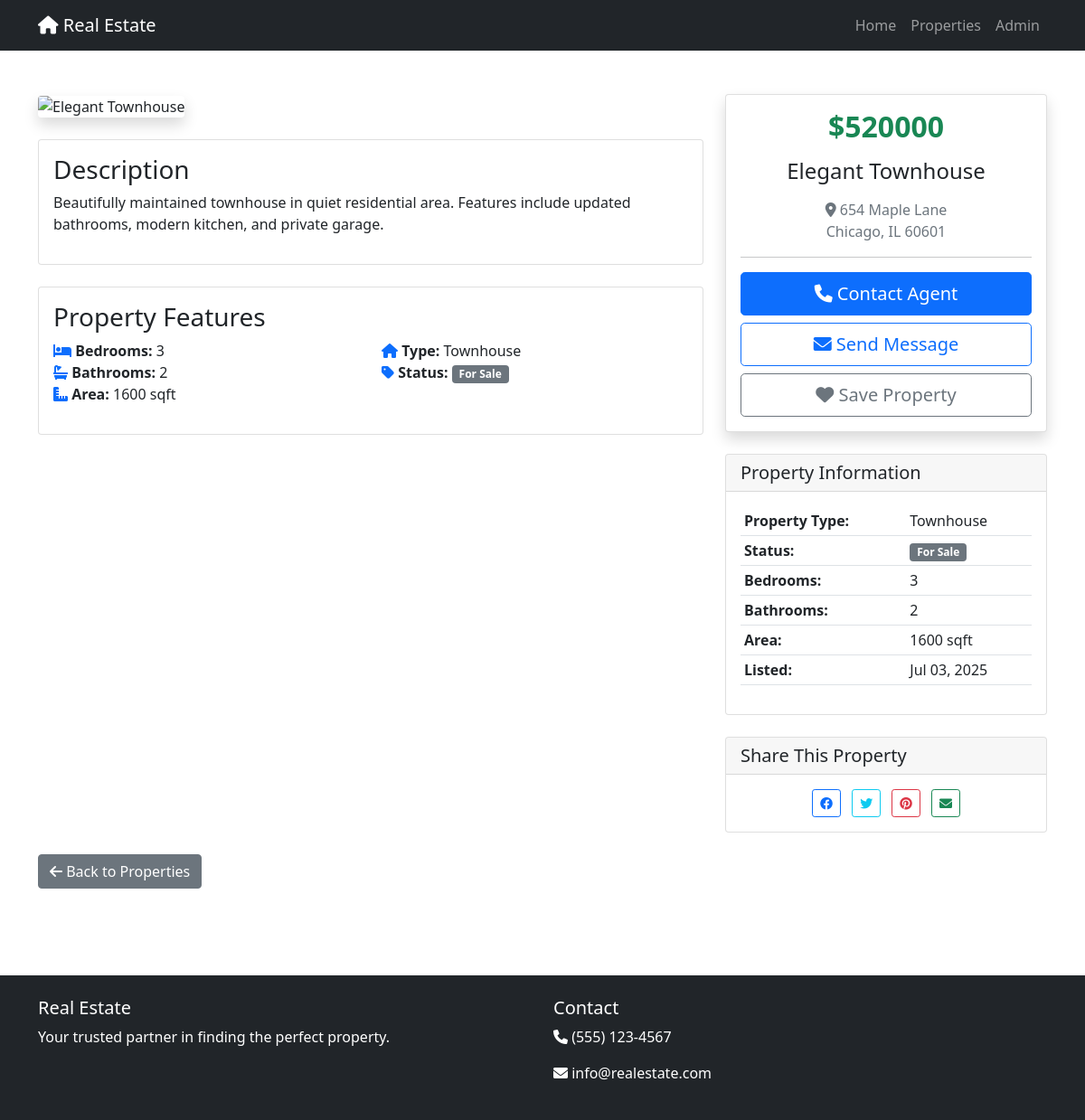
Screenshot of /property/5/ with the database file from the repository.
### properties/models.py (models this page shows, shortened)
class Property(models.Model):
    PROPERTY_TYPES = [
        ('house', 'House'),
        ('apartment', 'Apartment'),
        ('condo', 'Condo'),
        ('townhouse', 'Townhouse'),
        ('villa', 'Villa'),
    ]
    STATUS_CHOICES = [
        ('for_sale', 'For Sale'),
        ('for_rent', 'For Rent'),
        ('sold', 'Sold'),
        ('rented', 'Rented'),
    ]
    title = models.CharField(max_length=200)
    description = models.TextField()
    property_type = models.CharField(max_length=20, choices=PROPERTY_TYPES)
    status = models.CharField(max_length=20, choices=STATUS_CHOICES, default='for_sale')
    price = models.DecimalField(max_digits=12, decimal_places=2)
    bedrooms = models.PositiveIntegerField()
    bathrooms = models.PositiveIntegerField()
    area = models.PositiveIntegerField(help_text='Area in square feet')
    address = models.CharField(max_length=300)
    city = models.CharField(max_length=100)
    state = models.CharField(max_length=100)
    zip_code = models.CharField(max_length=10)
    image = models.ImageField(upload_to='property_images/', blank=True, null=True)
    created_at = models.DateTimeField(auto_now_add=True)
    updated_at = models.DateTimeField(auto_now=True)
    class Meta:
        verbose_name_plural = 'Properties'
        ordering = ['-created_at']

### properties/views.py (the view)
# urls.py: path('property/<int:pk>/', views.property_detail, name='property_detail'),
def property_detail(request, pk):
    property = get_object_or_404(Property, pk=pk)
    context = {
        'property': property,
    }
    return render(request, 'properties/property_detail.html', context)

### properties/templates/properties/property_detail.html (shortened to what this page needs)
{% extends 'properties/base.html' %}
{% block content %}
<div class="container py-5">
    <div class="row">
        <div class="col-lg-8">
            <div class="mb-4">
                {% if property.image %}
                    <img src="{{ property.image.url }}" class="img-fluid rounded shadow" alt="{{ property.title }}">
                {% else %}
                    <img src="https://images.unsplash.com/photo-1570129477492-45c003edd2be?ixlib=rb-4.0.3&auto=format&fit=crop&w=800&q=80"
                         class="img-fluid rounded shadow" alt="{{ property.title }}">
                {% endif %}
            </div>
            <div class="card mb-4">
                <div class="card-body">
                    <h3>Description</h3>
                    <p>{{ property.description }}</p>
                </div>
            </div>
            <div class="card mb-4">
                <div class="card-body">
                    <h3>Property Features</h3>
                    <div class="row">
                        <div class="col-md-6">
                            <ul class="list-unstyled">
                                <li><i class="fas fa-bed text-primary"></i> <strong>Bedrooms:</strong> {{ property.bedrooms }}</li>
                                <li><i class="fas fa-bath text-primary"></i> <strong>Bathrooms:</strong> {{ property.bathrooms }}</li>
                                <li><i class="fas fa-ruler-combined text-primary"></i> <strong>Area:</strong> {{ property.area }} sqft</li>
                            </ul>
                        </div>
                        <div class="col-md-6">
                            <ul class="list-unstyled">
                                <li><i class="fas fa-home text-primary"></i> <strong>Type:</strong> {{ property.get_property_type_display }}</li>
                                <li><i class="fas fa-tag text-primary"></i> <strong>Status:</strong>
                                    <span class="badge bg-secondary">{{ property.get_status_display }}</span>
                                </li>
                            </ul>
                        </div>
                    </div>
                </div>
            </div>
        </div>
        <div class="col-lg-4">
            <div class="card mb-4 shadow">
                <div class="card-body text-center">
                    <h2 class="price text-success mb-3">${{ property.price|floatformat:0 }}</h2>
                    <h4 class="mb-3">{{ property.title }}</h4>
                    <p class="text-muted mb-3">
                        <i class="fas fa-map-marker-alt"></i>
                        {{ property.address }}<br>
                        {{ property.city }}, {{ property.state }} {{ property.zip_code }}
                    </p>
                    <hr>
                    <button class="btn btn-primary btn-lg w-100 mb-2">
                        <i class="fas fa-phone"></i> Contact Agent
                    </button>
                    <button class="btn btn-outline-primary btn-lg w-100 mb-2">
                        <i class="fas fa-envelope"></i> Send Message
                    </button>
                    <button class="btn btn-outline-secondary btn-lg w-100">
                        <i class="fas fa-heart"></i> Save Property
                    </button>
                </div>
            </div>
            <div class="card mb-4">
                <div class="card-header">
                    <h5 class="mb-0">Property Information</h5>
                </div>
                <div class="card-body">
                    <table class="table table-sm">
                        <tbody>
                            <tr>
                                <td><strong>Property Type:</strong></td>
                                <td>{{ property.get_property_type_display }}</td>
                            </tr>
                            <tr>
                                <td><strong>Status:</strong></td>
                                <td><span class="badge bg-secondary">{{ property.get_status_display }}</span></td>
                            </tr>
                            <tr>
                                <td><strong>Bedrooms:</strong></td>
                                <td>{{ property.bedrooms }}</td>
                            </tr>
                            <tr>
                                <td><strong>Bathrooms:</strong></td>
                                <td>{{ property.bathrooms }}</td>
                            </tr>
                            <tr>
                                <td><strong>Area:</strong></td>
                                <td>{{ property.area }} sqft</td>
                            </tr>
                            <tr>
                                <td><strong>Listed:</strong></td>
                                <td>{{ property.created_at|date:"M d, Y" }}</td>
                            </tr>
                        </tbody>
                    </table>
                </div>
            </div>
            <div class="card">
                <div class="card-header">
                    <h5 class="mb-0">Share This Property</h5>
                </div>
                <div class="card-body text-center">
                    <button class="btn btn-outline-primary btn-sm me-2">
                        <i class="fab fa-facebook"></i>
                    </button>
                    <button class="btn btn-outline-info btn-sm me-2">
                        <i class="fab fa-twitter"></i>
                    </button>
                    <button class="btn btn-outline-danger btn-sm me-2">
                        <i class="fab fa-pinterest"></i>
                    </button>
                    <button class="btn btn-outline-success btn-sm">
                        <i class="fas fa-envelope"></i>
                    </button>
                </div>
            </div>
        </div>
    </div>
    <div class="row mt-4">
        <div class="col-12">
            <a href="{% url 'properties:property_list' %}" class="btn btn-secondary">
                <i class="fas fa-arrow-left"></i> Back to Properties
            </a>
        </div>
    </div>
</div>
{% endblock %}

### properties/templates/properties/base.html (style rules this page uses)
.price { color: #28a745; font-weight: bold; }

### rows the page displays
Property: description "Beautifully maintained townhouse in quiet residential area. Features include updated bathrooms, modern kitchen, and private garage.", bedrooms "3", bathrooms "2", area "1600", property_type "Townhouse", status "For Sale", price "520000", title "Elegant Townhouse", address "654 Maple Lane", city "Chicago", state "IL", zip_code "60601", created_at "Jul 03, 2025"
